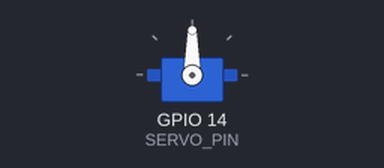
A sketch run on a simulated ESP32. On the bench: servo. WiFi joins after 1.5 s; servers stay silent unless stated; uploads are accepted with an empty reply; the camera gives no picture; what the sketch prints to the serial monitor is not drawn.

Above: at 1.85 s.
At 8.05 s:
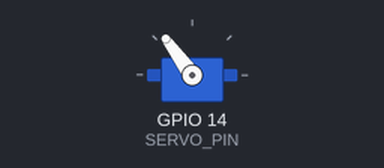
Timing chart, 0 to 11.2 s (numbered marks = the images above):
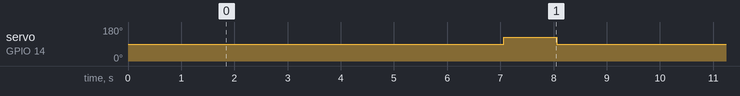

The sketch:

esp32cam_wastein.ino
```cpp
#include <WiFi.h>
#include <HTTPClient.h>
#include "esp_camera.h"
#include <ESP32Servo.h>

// ==========================================
// 1. NETWORK CONFIGURATION
// ==========================================
const char* ssid = "Principal";
const char* password = "Digi1234";

// REPLACE '192.168.1.XX' with your laptop's IP address.
// Keep :8000/predict_raw at the end.
const char* serverUrl = "http://192.168.100.207:8000/predict_raw";

// ==========================================
// 2. SERVO CONFIGURATION (360 CONTINUOUS)
// ==========================================
Servo myServo;
#define SERVO_PIN 14  // GPIO 14 is a common free pin on ESP32-CAM

// For 360 Servos:
// 1500 = STOP
// 1000 = Full Speed Clockwise (approx)
// 2000 = Full Speed Counter-Clockwise (approx)
// We control position by "Time Spinning"
int STOP_SIGNAL = 1500;
int SPEED_CW = 1300;  // Adjust speed (1000-1499)
int SPEED_CCW = 1700; // Adjust speed (1501-2000)

// ==========================================
// 3. CAMERA PIN DEFINITIONS (AI-THINKER MODEL)
// ==========================================
#define PWDN_GPIO_NUM     32
#define RESET_GPIO_NUM    -1
#define XCLK_GPIO_NUM      0
#define SIOD_GPIO_NUM     26
#define SIOC_GPIO_NUM     27
#define Y9_GPIO_NUM       35
#define Y8_GPIO_NUM       34
#define Y7_GPIO_NUM       39
#define Y6_GPIO_NUM       36
#define Y5_GPIO_NUM       21
#define Y4_GPIO_NUM       19
#define Y3_GPIO_NUM       18
#define Y2_GPIO_NUM        5
#define VSYNC_GPIO_NUM    25
#define HREF_GPIO_NUM     23
#define PCLK_GPIO_NUM     22

void setup() {
  Serial.begin(115200);

  // --- SERVO SETUP ---
  myServo.setPeriodHertz(50);
  myServo.attach(SERVO_PIN, 1000, 2000);
  myServo.writeMicroseconds(STOP_SIGNAL); // Ensure it starts stopped

  // --- WIFI SETUP ---
  WiFi.begin(ssid, password);
  Serial.print("Connecting to WiFi");
  while (WiFi.status() != WL_CONNECTED) {
    delay(500);
    Serial.print(".");
  }
  Serial.println("\nWiFi Connected!");

  // --- CAMERA SETUP ---
  camera_config_t config;
  config.ledc_channel = LEDC_CHANNEL_0;
  config.ledc_timer = LEDC_TIMER_0;
  config.pin_d0 = Y2_GPIO_NUM;
  config.pin_d1 = Y3_GPIO_NUM;
  config.pin_d2 = Y4_GPIO_NUM;
  config.pin_d3 = Y5_GPIO_NUM;
  config.pin_d4 = Y6_GPIO_NUM;
  config.pin_d5 = Y7_GPIO_NUM;
  config.pin_d6 = Y8_GPIO_NUM;
  config.pin_d7 = Y9_GPIO_NUM;
  config.pin_xclk = XCLK_GPIO_NUM;
  config.pin_pclk = PCLK_GPIO_NUM;
  config.pin_vsync = VSYNC_GPIO_NUM;
  config.pin_href = HREF_GPIO_NUM;
  config.pin_sscb_sda = SIOD_GPIO_NUM;
  config.pin_sscb_scl = SIOC_GPIO_NUM;
  config.pin_pwdn = PWDN_GPIO_NUM;
  config.pin_reset = RESET_GPIO_NUM;
  config.xclk_freq_hz = 20000000;
  config.pixel_format = PIXFORMAT_JPEG;

  // Low quality for faster transmission during tests
  config.frame_size = FRAMESIZE_QVGA; // 320x240
  config.jpeg_quality = 12; // 0-63 lower is higher quality
  config.fb_count = 1;

  if (esp_camera_init(&config) != ESP_OK) {
    Serial.println("Camera Init Failed");
    return;
  }
  Serial.println("Camera Ready!");
}

void loop() {
  // Wait 5 seconds before next scan (Simulates waiting for trash)
  // In real life, you might use an Ultrasonic sensor to trigger this
  delay(5000);

  Serial.println("Capturing image...");

  // 1. Capture Image
  camera_fb_t * fb = esp_camera_fb_get();
  if (!fb) {
    Serial.println("Camera capture failed");
    return;
  }

  // 2. Connect to Server
  HTTPClient http;
  http.begin(serverUrl);
  http.addHeader("Content-Type", "image/jpeg");

  // 3. Send Image (RAW BYTES)
  Serial.println("Sending to Server...");
  int httpResponseCode = http.POST(fb->buf, fb->len);

  // 4. Handle Response
  if (httpResponseCode > 0) {
    String response = http.getString();
    Serial.println("Server Response: " + response);

    // Process the JSON string simply using indexOf
    // Response format: {"class": "plastic"}

    if (response.indexOf("plastic_metal") > 0) {
       Serial.println("Action: PLASTIC/METAL BIN");
       sortWaste("plastic_metal");
    }
    else if (response.indexOf("glass") > 0) {
       Serial.println("Action: GLASS BIN");
       sortWaste("glass");
    }
    else if (response.indexOf("paper") > 0) {
       Serial.println("Action: PAPER BIN");
       sortWaste("paper");
    }
    else {
       Serial.println("Action: OTHER/WASTE BIN");
       sortWaste("other");
    }
  } else {
    Serial.printf("Error on sending POST: %d\n", httpResponseCode);
  }

  // 5. Cleanup
  esp_camera_fb_return(fb); // Free memory
  http.end();
}

// ==========================================
// 4. SERVO LOGIC (THE PHYSICAL MOVEMENT)
// ==========================================
void sortWaste(String type) {
  // Logic for 360 Continuous Servo:
  // You cannot set angle. You set SPEED and TIME.
  // Example logic: Rotate turntable to specific bin position.

  // NOTE: You must calibrate the 'delay' times below based on your mechanism!

  if (type == "plastic") {
    // Example: Rotate Right for 1 second
    myServo.writeMicroseconds(SPEED_CW);
    delay(1000);
    myServo.writeMicroseconds(STOP_SIGNAL);
  }
  else if (type == "metal") {
    // Example: Rotate Right for 2 seconds
    myServo.writeMicroseconds(SPEED_CW);
    delay(2000);
    myServo.writeMicroseconds(STOP_SIGNAL);
  }
  else if (type == "paper") {
    // Example: Rotate Right for 3 seconds
    myServo.writeMicroseconds(SPEED_CW);
    delay(3000);
    myServo.writeMicroseconds(STOP_SIGNAL);
  }
  else {
    // Waste: Rotate Left for 1 second
    myServo.writeMicroseconds(SPEED_CCW);
    delay(1000);
    myServo.writeMicroseconds(STOP_SIGNAL);
  }

  // Optional: Reset mechanism if needed
  delay(1000);
}
```

Measured:
- by itself, servo on GPIO 14 (SERVO_PIN): alternates 126° for 1.0 s and 90° for 6.3 s
